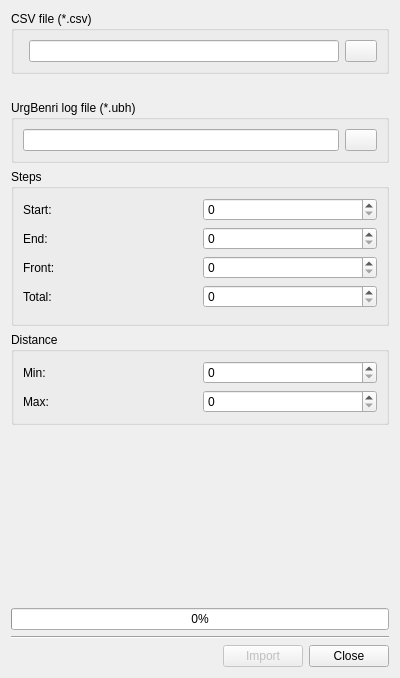
<?xml version="1.0" encoding="UTF-8"?>
<ui version="4.0">
 <class>LogImporterWidget</class>
 <widget class="QWidget" name="LogImporterWidget">
  <property name="geometry">
   <rect>
    <x>0</x>
    <y>0</y>
    <width>400</width>
    <height>678</height>
   </rect>
  </property>
  <property name="windowTitle">
   <string>Log import</string>
  </property>
  <property name="windowIcon">
   <iconset resource="../../programs/UrgBenri/UrgBenri.qrc">
    <normaloff>:/icons/app_icon</normaloff>:/icons/app_icon</iconset>
  </property>
  <layout class="QVBoxLayout" name="verticalLayout">
   <item>
    <widget class="QGroupBox" name="inputGroup">
     <property name="title">
      <string>CSV file (*.csv)</string>
     </property>
     <layout class="QHBoxLayout" name="horizontalLayout">
      <item>
       <widget class="BusyIndicatorWidget" name="loadingIncator" native="true"/>
      </item>
      <item>
       <widget class="QLineEdit" name="inputFilenameLine">
        <property name="readOnly">
         <bool>true</bool>
        </property>
       </widget>
      </item>
      <item>
       <widget class="QPushButton" name="loadInputButton">
        <property name="maximumSize">
         <size>
          <width>32</width>
          <height>16777215</height>
         </size>
        </property>
        <property name="text">
         <string/>
        </property>
        <property name="icon">
         <iconset resource="../../programs/UrgBenri/UrgBenri.qrc">
          <normaloff>:/icons/load_icon</normaloff>:/icons/load_icon</iconset>
        </property>
       </widget>
      </item>
     </layout>
    </widget>
   </item>
   <item>
    <widget class="QLabel" name="label_7">
     <property name="text">
      <string/>
     </property>
     <property name="pixmap">
      <pixmap resource="../../programs/UrgBenri/UrgBenri.qrc">:/icons/down_icon</pixmap>
     </property>
     <property name="scaledContents">
      <bool>false</bool>
     </property>
     <property name="alignment">
      <set>Qt::AlignCenter</set>
     </property>
    </widget>
   </item>
   <item>
    <widget class="QGroupBox" name="outputGroup">
     <property name="title">
      <string>UrgBenri log file (*.ubh)</string>
     </property>
     <layout class="QHBoxLayout" name="horizontalLayout_5">
      <item>
       <widget class="QLineEdit" name="outpurFilenameLine">
        <property name="readOnly">
         <bool>true</bool>
        </property>
       </widget>
      </item>
      <item>
       <widget class="QPushButton" name="loadOutputButton">
        <property name="enabled">
         <bool>true</bool>
        </property>
        <property name="maximumSize">
         <size>
          <width>32</width>
          <height>16777215</height>
         </size>
        </property>
        <property name="text">
         <string/>
        </property>
        <property name="icon">
         <iconset resource="../../programs/UrgBenri/UrgBenri.qrc">
          <normaloff>:/icons/load_icon</normaloff>:/icons/load_icon</iconset>
        </property>
       </widget>
      </item>
     </layout>
    </widget>
   </item>
   <item>
    <widget class="QGroupBox" name="stepsGroup">
     <property name="title">
      <string>Steps</string>
     </property>
     <layout class="QVBoxLayout" name="verticalLayout_2">
      <item>
       <layout class="QHBoxLayout" name="horizontalLayout_27">
        <item>
         <widget class="QLabel" name="label_6">
          <property name="text">
           <string>Start:</string>
          </property>
         </widget>
        </item>
        <item>
         <widget class="QSpinBox" name="startStep">
          <property name="maximum">
           <number>5000</number>
          </property>
         </widget>
        </item>
       </layout>
      </item>
      <item>
       <layout class="QHBoxLayout" name="horizontalLayout_22">
        <item>
         <widget class="QLabel" name="label">
          <property name="text">
           <string>End:</string>
          </property>
         </widget>
        </item>
        <item>
         <widget class="QSpinBox" name="endStep">
          <property name="maximum">
           <number>5000</number>
          </property>
         </widget>
        </item>
       </layout>
      </item>
      <item>
       <layout class="QHBoxLayout" name="horizontalLayout_23">
        <item>
         <widget class="QLabel" name="label_2">
          <property name="text">
           <string>Front:</string>
          </property>
         </widget>
        </item>
        <item>
         <widget class="QSpinBox" name="frontStep">
          <property name="maximum">
           <number>5000</number>
          </property>
         </widget>
        </item>
       </layout>
      </item>
      <item>
       <layout class="QHBoxLayout" name="horizontalLayout_26">
        <item>
         <widget class="QLabel" name="label_5">
          <property name="text">
           <string>Total:</string>
          </property>
         </widget>
        </item>
        <item>
         <widget class="QSpinBox" name="totalStep">
          <property name="maximum">
           <number>5000</number>
          </property>
         </widget>
        </item>
       </layout>
      </item>
      <item>
       <widget class="RangeViewWidget" name="rangeViewWidget" native="true"/>
      </item>
     </layout>
    </widget>
   </item>
   <item>
    <widget class="QGroupBox" name="stepsGroup_2">
     <property name="title">
      <string>Distance</string>
     </property>
     <layout class="QVBoxLayout" name="verticalLayout_22">
      <item>
       <layout class="QHBoxLayout" name="horizontalLayout_24">
        <item>
         <widget class="QLabel" name="label_3">
          <property name="text">
           <string>Min:</string>
          </property>
         </widget>
        </item>
        <item>
         <widget class="QSpinBox" name="minDistance">
          <property name="maximum">
           <number>5000</number>
          </property>
         </widget>
        </item>
       </layout>
      </item>
      <item>
       <layout class="QHBoxLayout" name="horizontalLayout_25">
        <item>
         <widget class="QLabel" name="label_4">
          <property name="text">
           <string>Max:</string>
          </property>
         </widget>
        </item>
        <item>
         <widget class="QSpinBox" name="maxDistance">
          <property name="maximum">
           <number>5000</number>
          </property>
         </widget>
        </item>
       </layout>
      </item>
     </layout>
    </widget>
   </item>
   <item>
    <spacer name="verticalSpacer">
     <property name="orientation">
      <enum>Qt::Vertical</enum>
     </property>
     <property name="sizeHint" stdset="0">
      <size>
       <width>20</width>
       <height>40</height>
      </size>
     </property>
    </spacer>
   </item>
   <item>
    <widget class="QProgressBar" name="exportProgress">
     <property name="value">
      <number>0</number>
     </property>
    </widget>
   </item>
   <item>
    <widget class="Line" name="line">
     <property name="orientation">
      <enum>Qt::Horizontal</enum>
     </property>
    </widget>
   </item>
   <item>
    <layout class="QHBoxLayout" name="horizontalLayout_2">
     <item>
      <spacer name="horizontalSpacer">
       <property name="orientation">
        <enum>Qt::Horizontal</enum>
       </property>
       <property name="sizeHint" stdset="0">
        <size>
         <width>40</width>
         <height>20</height>
        </size>
       </property>
      </spacer>
     </item>
     <item>
      <widget class="QPushButton" name="importButton">
       <property name="enabled">
        <bool>false</bool>
       </property>
       <property name="text">
        <string>Import</string>
       </property>
      </widget>
     </item>
     <item>
      <widget class="QPushButton" name="closeButton">
       <property name="text">
        <string>Close</string>
       </property>
      </widget>
     </item>
    </layout>
   </item>
  </layout>
 </widget>
 <customwidgets>
  <customwidget>
   <class>BusyIndicatorWidget</class>
   <extends>QWidget</extends>
   <header>BusyIndicatorWidget.h</header>
   <container>1</container>
  </customwidget>
  <customwidget>
   <class>RangeViewWidget</class>
   <extends>QWidget</extends>
   <header>RangeViewWidget.h</header>
   <container>1</container>
  </customwidget>
 </customwidgets>
 <resources>
  <include location="../../programs/UrgBenri/UrgBenri.qrc"/>
 </resources>
 <connections/>
</ui>
